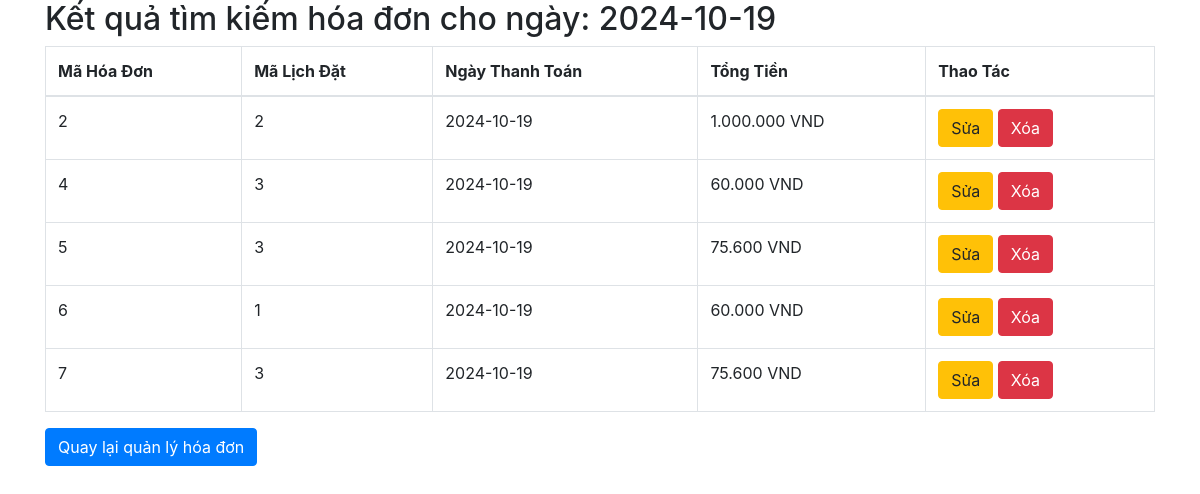
Screenshot of /Controller/HoaDon/find_hoadon.php?ngayThanhToan=2024-10-19 with the database file from the repository.
### tables this page shows
CREATE TABLE `hoadon` (
  `maHoaDon` int(11) NOT NULL,
  `maLichDat` int(11) DEFAULT NULL,
  `ngayThanhToan` date NOT NULL,
  `tongTien` decimal(10,2) NOT NULL
);

### Controller/HoaDon/find_hoadon.php (the view, shortened to what this page needs)
<?php
include '../../Connect/connect.php';
$ngayThanhToan = $_GET['ngayThanhToan'];
$sql = "SELECT * FROM hoadon WHERE ngayThanhToan = ?";
$stmt = $conn->prepare($sql);
$stmt->bind_param("s", $ngayThanhToan);
$stmt->execute();
$result = $stmt->get_result();
?>
<!DOCTYPE html>
<html lang="vi">
<head>
    <link rel="stylesheet" href="https://stackpath.bootstrapcdn.com/bootstrap/4.5.2/css/bootstrap.min.css">
</head>
<body>
    <div class="container">
        <h2>Kết quả tìm kiếm hóa đơn cho ngày: <?php echo htmlspecialchars($ngayThanhToan); ?></h2>
        <?php if ($result->num_rows > 0): ?>
            <table class="table table-bordered">
                <thead>
                    <tr>
                        <th>Mã Hóa Đơn</th>
                        <th>Mã Lịch Đặt</th>
                        <th>Ngày Thanh Toán</th>
                        <th>Tổng Tiền</th>
                        <th>Thao Tác</th>
                    </tr>
                </thead>
                <tbody>
                    <?php while($row = $result->fetch_assoc()): ?>
                        <tr>
                            <td><?php echo $row['maHoaDon']; ?></td>
                            <td><?php echo $row['maLichDat']; ?></td>
                            <td><?php echo $row['ngayThanhToan']; ?></td>
                            <td><?php echo number_format($row['tongTien'], 0, ',', '.'); ?> VND</td>
                            <td>
                                <a href="edit_hoadon.php?id=<?php echo $row['maHoaDon']; ?>" class="btn btn-warning">Sửa</a>
                                <a href="delete_hoadon.php?id=<?php echo $row['maHoaDon']; ?>" class="btn btn-danger" onclick="return confirm('Bạn có chắc chắn muốn xóa không?')">Xóa</a>
                            </td>
                        </tr>
                    <?php endwhile; ?>
                </tbody>
            </table>
        <?php else: ?>
            <p>Không tìm thấy hóa đơn nào cho ngày <?php echo htmlspecialchars($ngayThanhToan); ?></p>
        <?php endif; ?>
        <a href="manage_hoadon.php" class="btn btn-primary">Quay lại quản lý hóa đơn</a>
    </div>
</body>
</html>

### rows the page displays
hoadon: maHoaDon "2", maLichDat "2", ngayThanhToan "2024-10-19", tongTien "1.000.000"
hoadon: maHoaDon "4", maLichDat "3", ngayThanhToan "2024-10-19", tongTien "60.000"
hoadon: maHoaDon "5", maLichDat "3", ngayThanhToan "2024-10-19", tongTien "75.600"
hoadon: maHoaDon "6", maLichDat "1", ngayThanhToan "2024-10-19", tongTien "60.000"
hoadon: maHoaDon "7", maLichDat "3", ngayThanhToan "2024-10-19", tongTien "75.600"

### other values shown
$ngayThanhToan "2024-10-19"
